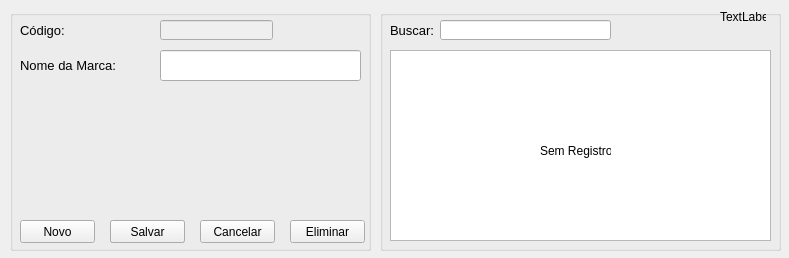
<?xml version="1.0" encoding="UTF-8"?>
<ui version="4.0">
 <class>frmmarca</class>
 <widget class="QWidget" name="frmmarca">
  <property name="geometry">
   <rect>
    <x>0</x>
    <y>0</y>
    <width>789</width>
    <height>258</height>
   </rect>
  </property>
  <property name="windowTitle">
   <string>Registro de Marca</string>
  </property>
  <property name="locale">
   <locale language="Portuguese" country="Brazil"/>
  </property>
  <widget class="QGroupBox" name="groupBox">
   <property name="geometry">
    <rect>
     <x>10</x>
     <y>10</y>
     <width>361</width>
     <height>241</height>
    </rect>
   </property>
   <property name="title">
    <string/>
   </property>
   <widget class="QLineEdit" name="txtnom">
    <property name="geometry">
     <rect>
      <x>150</x>
      <y>40</y>
      <width>201</width>
      <height>31</height>
     </rect>
    </property>
    <property name="font">
     <font>
      <pointsize>10</pointsize>
     </font>
    </property>
    <property name="maxLength">
     <number>30</number>
    </property>
   </widget>
   <widget class="QLabel" name="label">
    <property name="geometry">
     <rect>
      <x>10</x>
      <y>40</y>
      <width>131</width>
      <height>31</height>
     </rect>
    </property>
    <property name="font">
     <font>
      <pointsize>10</pointsize>
     </font>
    </property>
    <property name="text">
     <string>Nome da Marca:</string>
    </property>
   </widget>
   <widget class="QPushButton" name="btnnovo">
    <property name="geometry">
     <rect>
      <x>10</x>
      <y>210</y>
      <width>75</width>
      <height>23</height>
     </rect>
    </property>
    <property name="text">
     <string>Novo</string>
    </property>
   </widget>
   <widget class="QPushButton" name="btneditar">
    <property name="geometry">
     <rect>
      <x>100</x>
      <y>210</y>
      <width>75</width>
      <height>23</height>
     </rect>
    </property>
    <property name="text">
     <string>Editar</string>
    </property>
   </widget>
   <widget class="QPushButton" name="btncancelar">
    <property name="geometry">
     <rect>
      <x>190</x>
      <y>210</y>
      <width>75</width>
      <height>23</height>
     </rect>
    </property>
    <property name="text">
     <string>Cancelar</string>
    </property>
   </widget>
   <widget class="QPushButton" name="btneliminar">
    <property name="geometry">
     <rect>
      <x>280</x>
      <y>210</y>
      <width>75</width>
      <height>23</height>
     </rect>
    </property>
    <property name="text">
     <string>Eliminar</string>
    </property>
   </widget>
   <widget class="QPushButton" name="btnsalvar">
    <property name="geometry">
     <rect>
      <x>100</x>
      <y>210</y>
      <width>75</width>
      <height>23</height>
     </rect>
    </property>
    <property name="text">
     <string>Salvar</string>
    </property>
   </widget>
   <widget class="QLineEdit" name="txtcod">
    <property name="enabled">
     <bool>false</bool>
    </property>
    <property name="geometry">
     <rect>
      <x>150</x>
      <y>10</y>
      <width>113</width>
      <height>20</height>
     </rect>
    </property>
    <property name="font">
     <font>
      <pointsize>10</pointsize>
     </font>
    </property>
   </widget>
   <widget class="QLabel" name="label_7">
    <property name="geometry">
     <rect>
      <x>10</x>
      <y>10</y>
      <width>46</width>
      <height>21</height>
     </rect>
    </property>
    <property name="font">
     <font>
      <pointsize>10</pointsize>
     </font>
    </property>
    <property name="text">
     <string>Código:</string>
    </property>
   </widget>
  </widget>
  <widget class="QGroupBox" name="groupBox_2">
   <property name="geometry">
    <rect>
     <x>380</x>
     <y>10</y>
     <width>401</width>
     <height>241</height>
    </rect>
   </property>
   <property name="title">
    <string/>
   </property>
   <widget class="QTableWidget" name="tabla">
    <property name="enabled">
     <bool>true</bool>
    </property>
    <property name="geometry">
     <rect>
      <x>10</x>
      <y>40</y>
      <width>381</width>
      <height>191</height>
     </rect>
    </property>
    <property name="editTriggers">
     <set>QAbstractItemView::NoEditTriggers</set>
    </property>
    <property name="selectionBehavior">
     <enum>QAbstractItemView::SelectRows</enum>
    </property>
    <attribute name="horizontalHeaderHighlightSections">
     <bool>false</bool>
    </attribute>
    <attribute name="verticalHeaderVisible">
     <bool>false</bool>
    </attribute>
    <attribute name="verticalHeaderHighlightSections">
     <bool>false</bool>
    </attribute>
   </widget>
   <widget class="QLabel" name="lblsinreg">
    <property name="geometry">
     <rect>
      <x>160</x>
      <y>130</y>
      <width>71</width>
      <height>21</height>
     </rect>
    </property>
    <property name="text">
     <string>Sem Registros</string>
    </property>
   </widget>
   <widget class="QLabel" name="lblindice">
    <property name="geometry">
     <rect>
      <x>340</x>
      <y>0</y>
      <width>46</width>
      <height>13</height>
     </rect>
    </property>
    <property name="text">
     <string>TextLabel</string>
    </property>
   </widget>
   <widget class="QLineEdit" name="txtbuscar">
    <property name="geometry">
     <rect>
      <x>60</x>
      <y>10</y>
      <width>171</width>
      <height>20</height>
     </rect>
    </property>
   </widget>
   <widget class="QLabel" name="label_8">
    <property name="geometry">
     <rect>
      <x>10</x>
      <y>10</y>
      <width>46</width>
      <height>21</height>
     </rect>
    </property>
    <property name="font">
     <font>
      <pointsize>10</pointsize>
     </font>
    </property>
    <property name="text">
     <string>Buscar:</string>
    </property>
   </widget>
  </widget>
 </widget>
 <tabstops>
  <tabstop>txtcod</tabstop>
  <tabstop>txtbuscar</tabstop>
  <tabstop>txtnom</tabstop>
  <tabstop>btnnovo</tabstop>
  <tabstop>btnsalvar</tabstop>
  <tabstop>btneditar</tabstop>
  <tabstop>btncancelar</tabstop>
  <tabstop>btneliminar</tabstop>
  <tabstop>tabla</tabstop>
 </tabstops>
 <resources/>
 <connections>
  <connection>
   <sender>tabla</sender>
   <signal>cellClicked(int,int)</signal>
   <receiver>lblindice</receiver>
   <slot>setNum(int)</slot>
   <hints>
    <hint type="sourcelabel">
     <x>708</x>
     <y>141</y>
    </hint>
    <hint type="destinationlabel">
     <x>819</x>
     <y>16</y>
    </hint>
   </hints>
  </connection>
 </connections>
</ui>
